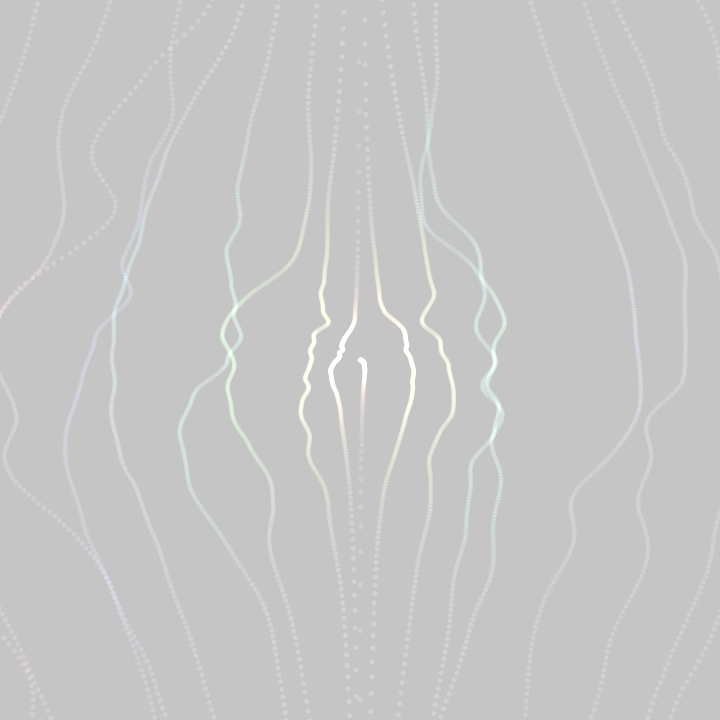
Frame 1 (no input)
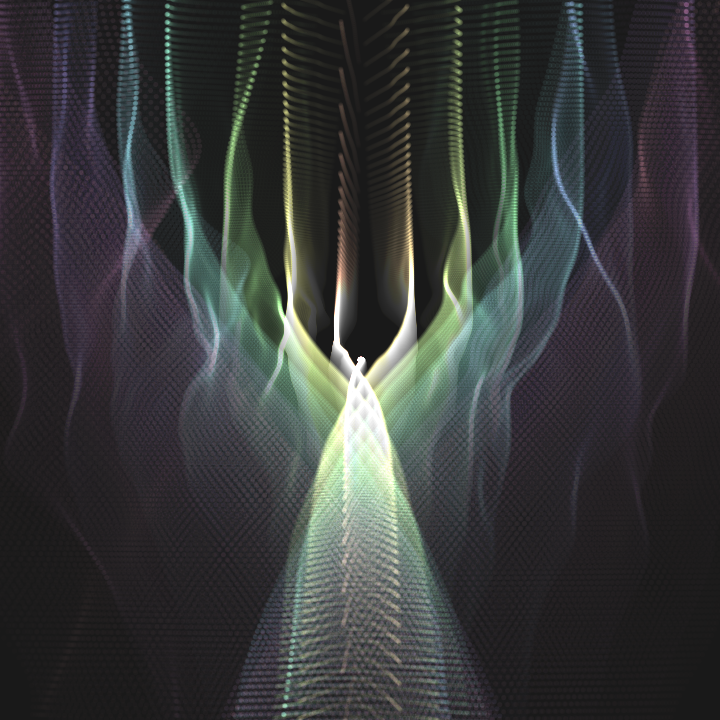
Frame 60 (the mouse pressed at the canvas centre just before this capture)
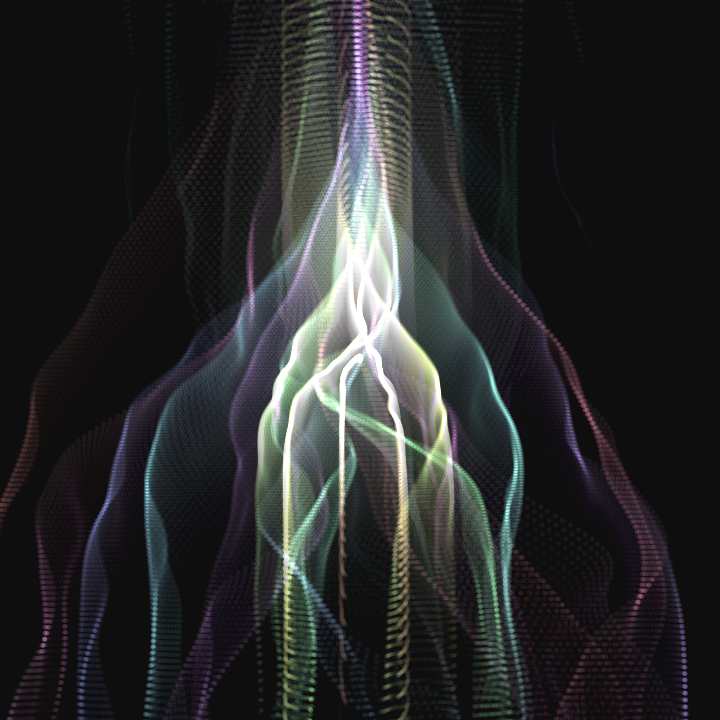
Frame 120 (the mouse held since frame 60 and released just before this capture)

The Processing sketch that drew these frames (run headless with seeded random() and noise(); from frame 60 on, the mouse is pressed at the canvas centre):

// Processing sketch: bit2atom_20210218a_holoFlame
// ── bit2atom_20210218a_holoFlame.pde
float t, r, T; 
void setup() {
  size(720, 720);
  noStroke();
  colorMode(HSB);
} 
void draw() {
  blendMode(BLEND);
  fill(0, 9);
  square(0, 0, 720); 
  t+=.01; 
  blendMode(ADD); 
  for (r=0; r<TAU*9; r+=.01) { 
    fill(r*5, 99, 255, 16); 
    circle(sin(noise(r, t)*3+t)*cos(r+t)*r*9+360, tan(r-t)*r*9+360, 5);
  }
}
